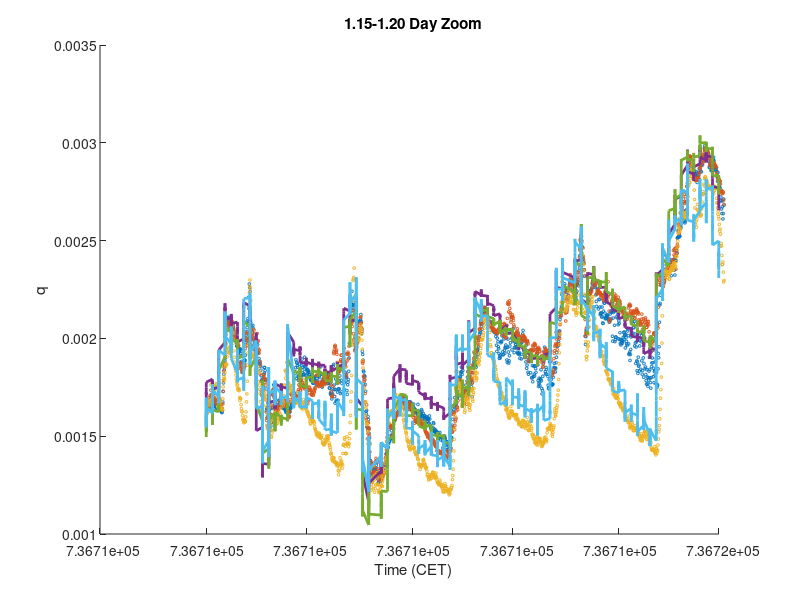

Write MATLAB code to recreate this figure. (Note: this script raises an error after producing the figure.)
%% Specific_Humidity_Plots.m
% Nipun Gunawardena
% Plot the data from Specific_Humidity_Range1.m and
% Specific_Humidity_Range2.m

clear all, close all, clc


%% Load first dataset
load('1.15-1.20.mat');

% RMSE Function
rmse = @(y, ypred) sqrt(nanmean((y-ypred).^2));


%% Plot first dataset
fig = figure();
set(fig, 'Units', 'normalized', 'Position', [0,0,1,1]);
% subplot(3,2,1);
hold all
plot(datesTest, targetsTest(1,:), 'o', 'MarkerSize', 2);    % LEMS A
plot(datesTest, targetsTest(2,:), 'o', 'MarkerSize', 2);    % LEMS B
plot(datesTest, targetsTest(3,:), 'o', 'MarkerSize', 2);    % LEMS D
plot(datesTest, outputsTest(1,:), '-', 'LineWidth', 2);    % LEMS A
plot(datesTest, outputsTest(2,:), '-', 'LineWidth', 2);    % LEMS B
plot(datesTest, outputsTest(3,:), '-', 'LineWidth', 2);    % LEMS D
xlabel('Time (CET)');
ylabel('q');
title('1.15-1.20 Day Zoom');
dynamicDateTicks()
legend('LEMS A Data','LEMS B Data','LEMS D Data', 'LEMS A ANN','LEMS B ANN','LEMS D ANN');

fig = figure();
set(fig, 'Units', 'normalized', 'Position', [0,0,1,1]);
% subplot(3,2,3);
names = {'LEMS A', 'LEMS B', 'LEMS D', 'LEMS E', 'LEMS F', 'LEMS G', 'LEMS H', 'LEMS L'};
for i = 1:8
    h = subplot(2,4,i);
    hold on
    plot(targetsTest(i,:), outputsTest(i,:), 'o', 'MarkerSize', 2);
    p = polyfit(targetsTest(i,:), outputsTest(i,:), 1);
    pLine = polyval(p, [min(outputsTest(i,:)) max(outputsTest(i,:))]);
    plot([min(outputsTest(i,:)) max(outputsTest(i,:))], [pLine(1) pLine(2)], 'r-', 'LineWidth', 2);
    r2 = coefDeter(targetsTest(i,:), outputsTest(i,:));
    xlim = h.XLim;
    ylim = h.YLim;
    text(xlim(1)+0.5e-3, ylim(2)-0.5e-3, sprintf('R^2 = %f', r2));
    xlabel('Data');
    ylabel('ANN Output');
    title(names{i});
end

fig = figure();
set(fig, 'Units', 'normalized', 'Position', [0,0,1,1]);
% subplot(3,2,5);
hold on
plot(datesTest, mmOut, 'b:', 'LineWidth', 2);
plot(datesTest, mmTarg, 'r-');
plot(datesTest, stdOut, 'm:', 'LineWidth', 2);
plot(datesTest, stdTarg, 'k-');
xlabel('Date')
ylabel('q');
title(sprintf('Test Data || MM RMSE = %f || STD RMSE = %f', rmse(mmTarg, mmOut), rmse(stdTarg, stdOut)));
dynamicDateTicks()
legend('Min - Max Output','Min - Max Target','StdDev Output','StdDev Target');



%% Load second dataset
clear all
load('1.27-2.01.mat');

% RMSE Function
rmse = @(y, ypred) sqrt(nanmean((y-ypred).^2));


%% Plot second dataset
fig = figure();
set(fig, 'Units', 'normalized', 'Position', [0,0,1,1]);
% subplot(3,2,1);
hold all
plot(datesTest, targetsTest(1,:), 'o', 'MarkerSize', 2);    % LEMS A
plot(datesTest, targetsTest(2,:), 'o', 'MarkerSize', 2);    % LEMS B
plot(datesTest, targetsTest(3,:), 'o', 'MarkerSize', 2);    % LEMS D
plot(datesTest, outputsTest(1,:), '-', 'LineWidth', 2);    % LEMS A
plot(datesTest, outputsTest(2,:), '-', 'LineWidth', 2);    % LEMS B
plot(datesTest, outputsTest(3,:), '-', 'LineWidth', 2);    % LEMS D
xlabel('Time (CET)');
ylabel('q');
title('1.27-2.01 Day Zoom');
dynamicDateTicks()
legend('LEMS A Data','LEMS B Data','LEMS D Data', 'LEMS A ANN','LEMS B ANN','LEMS D ANN');

fig = figure();
set(fig, 'Units', 'normalized', 'Position', [0,0,1,1]);
% subplot(3,2,3);
names = {'LEMS A', 'LEMS B', 'LEMS D', 'LEMS E', 'LEMS F', 'LEMS G', 'LEMS H', 'LEMS L'};
for i = 1:8
    h = subplot(2,4,i);
    hold on
    plot(targetsTest(i,:), outputsTest(i,:), 'o', 'MarkerSize', 2);
    p = polyfit(targetsTest(i,:), outputsTest(i,:), 1);
    pLine = polyval(p, [min(outputsTest(i,:)) max(outputsTest(i,:))]);
    plot([min(outputsTest(i,:)) max(outputsTest(i,:))], [pLine(1) pLine(2)], 'r-', 'LineWidth', 2);
    r2 = coefDeter(targetsTest(i,:), outputsTest(i,:));
    xlim = h.XLim;
    ylim = h.YLim;
    text(xlim(1)+0.5e-3, ylim(2)-0.5e-3, sprintf('R^2 = %f', r2));
    xlabel('Data');
    ylabel('ANN Output');
    title(names{i});
end

fig = figure();
set(fig, 'Units', 'normalized', 'Position', [0,0,1,1]);
% subplot(3,2,5);
hold on
plot(datesTest, mmOut, 'b:', 'LineWidth', 2);
plot(datesTest, mmTarg, 'r-');
plot(datesTest, stdOut, 'm:', 'LineWidth', 2);
plot(datesTest, stdTarg, 'k-');
xlabel('Date')
ylabel('q');
title(sprintf('Test Data || MM RMSE = %f || STD RMSE = %f', rmse(mmTarg, mmOut), rmse(stdTarg, stdOut)));
dynamicDateTicks()
legend('Min - Max Output','Min - Max Target','StdDev Output','StdDev Target');